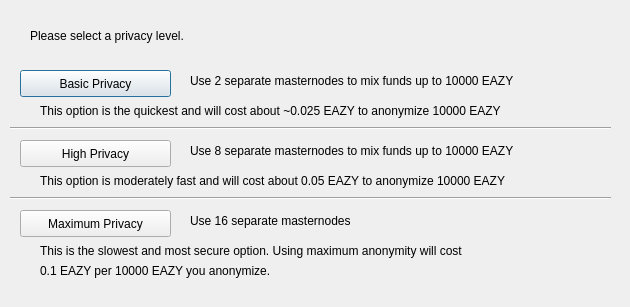
<?xml version="1.0" encoding="UTF-8"?>
<ui version="4.0">
 <class>ObfuscationConfig</class>
 <widget class="QDialog" name="ObfuscationConfig">
  <property name="geometry">
   <rect>
    <x>0</x>
    <y>0</y>
    <width>630</width>
    <height>307</height>
   </rect>
  </property>
  <property name="windowTitle">
   <string>Configure Obfuscation</string>
  </property>
  <widget class="QPushButton" name="buttonBasic">
   <property name="geometry">
    <rect>
     <x>20</x>
     <y>70</y>
     <width>151</width>
     <height>27</height>
    </rect>
   </property>
   <property name="text">
    <string>Basic Privacy</string>
   </property>
  </widget>
  <widget class="QPushButton" name="buttonHigh">
   <property name="geometry">
    <rect>
     <x>20</x>
     <y>140</y>
     <width>151</width>
     <height>27</height>
    </rect>
   </property>
   <property name="text">
    <string>High Privacy</string>
   </property>
  </widget>
  <widget class="QPushButton" name="buttonMax">
   <property name="geometry">
    <rect>
     <x>20</x>
     <y>210</y>
     <width>151</width>
     <height>27</height>
    </rect>
   </property>
   <property name="text">
    <string>Maximum Privacy</string>
   </property>
  </widget>
  <widget class="QLabel" name="label">
   <property name="geometry">
    <rect>
     <x>30</x>
     <y>20</y>
     <width>571</width>
     <height>31</height>
    </rect>
   </property>
   <property name="text">
    <string>Please select a privacy level.</string>
   </property>
  </widget>
  <widget class="QLabel" name="label_2">
   <property name="geometry">
    <rect>
     <x>190</x>
     <y>70</y>
     <width>421</width>
     <height>21</height>
    </rect>
   </property>
   <property name="text">
    <string>Use 2 separate masternodes to mix funds up to 10000 EAZY</string>
   </property>
  </widget>
  <widget class="QLabel" name="label_3">
   <property name="geometry">
    <rect>
     <x>190</x>
     <y>140</y>
     <width>411</width>
     <height>21</height>
    </rect>
   </property>
   <property name="text">
    <string>Use 8 separate masternodes to mix funds up to 10000 EAZY</string>
   </property>
  </widget>
  <widget class="QLabel" name="label_4">
   <property name="geometry">
    <rect>
     <x>190</x>
     <y>210</y>
     <width>421</width>
     <height>21</height>
    </rect>
   </property>
   <property name="text">
    <string>Use 16 separate masternodes</string>
   </property>
  </widget>
  <widget class="QLabel" name="label_6">
   <property name="geometry">
    <rect>
     <x>40</x>
     <y>100</y>
     <width>561</width>
     <height>21</height>
    </rect>
   </property>
   <property name="text">
    <string>This option is the quickest and will cost about ~0.025 EAZY to anonymize 10000 EAZY</string>
   </property>
  </widget>
  <widget class="QLabel" name="label_7">
   <property name="geometry">
    <rect>
     <x>40</x>
     <y>170</y>
     <width>561</width>
     <height>21</height>
    </rect>
   </property>
   <property name="text">
    <string>This option is moderately fast and will cost about 0.05 EAZY to anonymize 10000 EAZY</string>
   </property>
  </widget>
  <widget class="QLabel" name="label_8">
   <property name="geometry">
    <rect>
     <x>40</x>
     <y>240</y>
     <width>561</width>
     <height>21</height>
    </rect>
   </property>
   <property name="text">
    <string>This is the slowest and most secure option. Using maximum anonymity will cost</string>
   </property>
  </widget>
  <widget class="QLabel" name="label_9">
   <property name="geometry">
    <rect>
     <x>40</x>
     <y>260</y>
     <width>561</width>
     <height>21</height>
    </rect>
   </property>
   <property name="text">
    <string>0.1 EAZY per 10000 EAZY you anonymize.</string>
   </property>
  </widget>
  <widget class="Line" name="line">
   <property name="geometry">
    <rect>
     <x>10</x>
     <y>120</y>
     <width>601</width>
     <height>16</height>
    </rect>
   </property>
   <property name="orientation">
    <enum>Qt::Horizontal</enum>
   </property>
  </widget>
  <widget class="Line" name="line_2">
   <property name="geometry">
    <rect>
     <x>10</x>
     <y>190</y>
     <width>601</width>
     <height>16</height>
    </rect>
   </property>
   <property name="orientation">
    <enum>Qt::Horizontal</enum>
   </property>
  </widget>
 </widget>
 <resources/>
 <connections/>
</ui>
